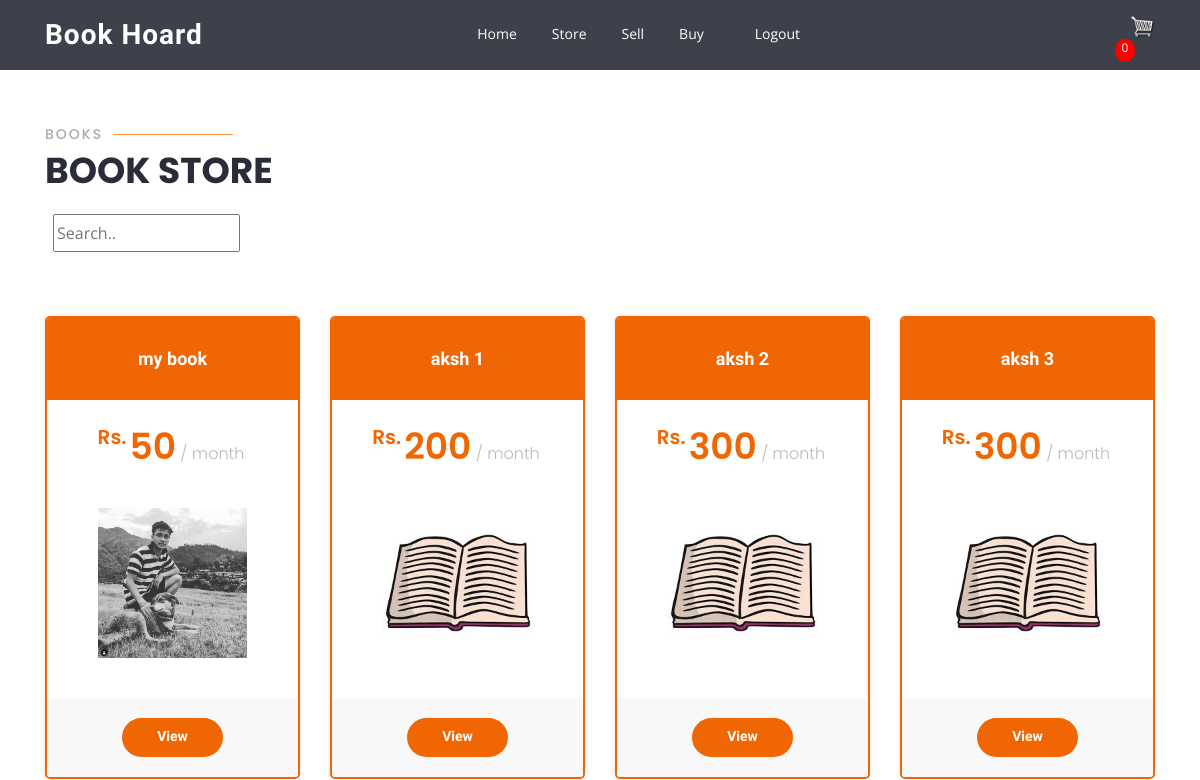
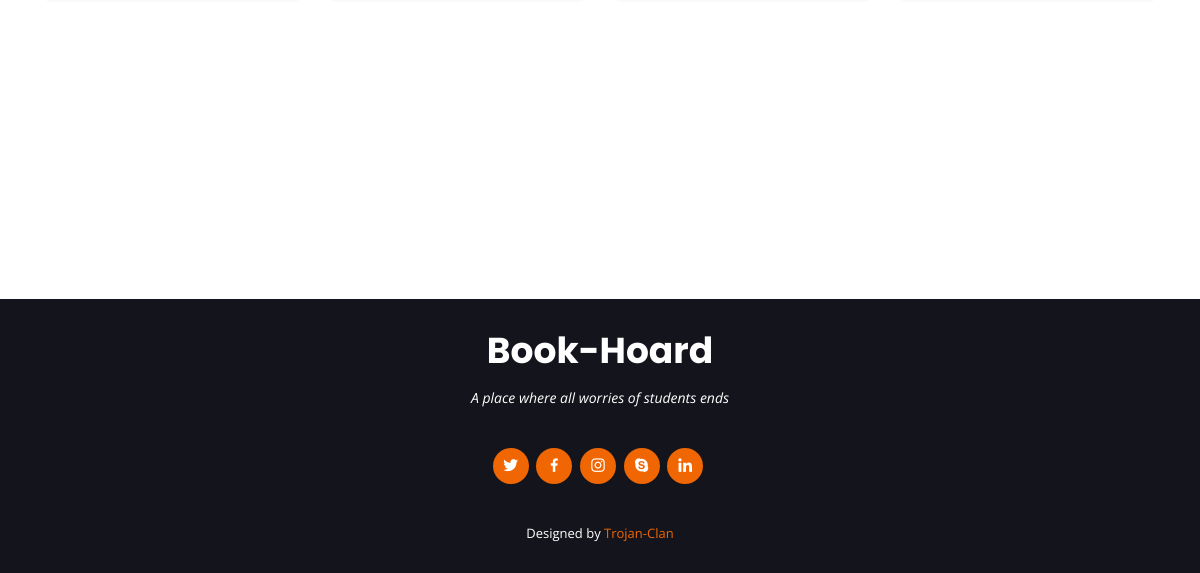
Before: /store/ (signed in) with the older database file (2 pictures, top to bottom).
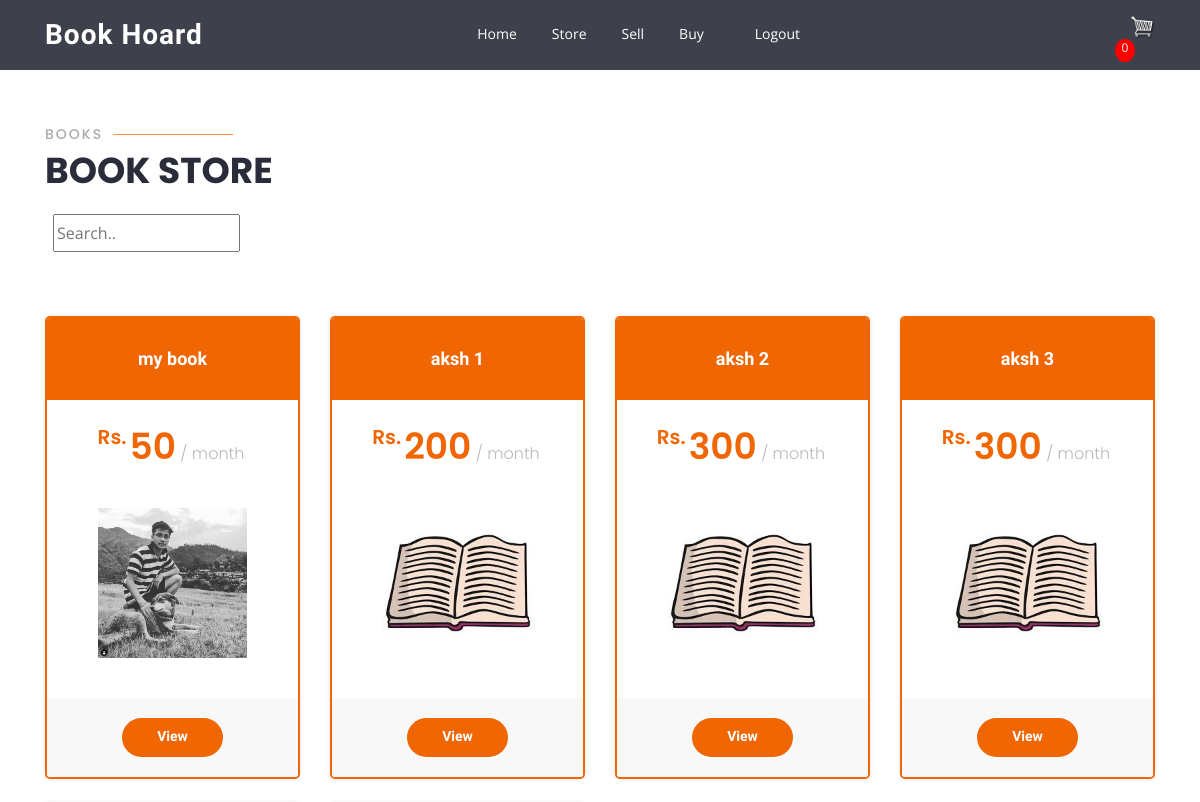
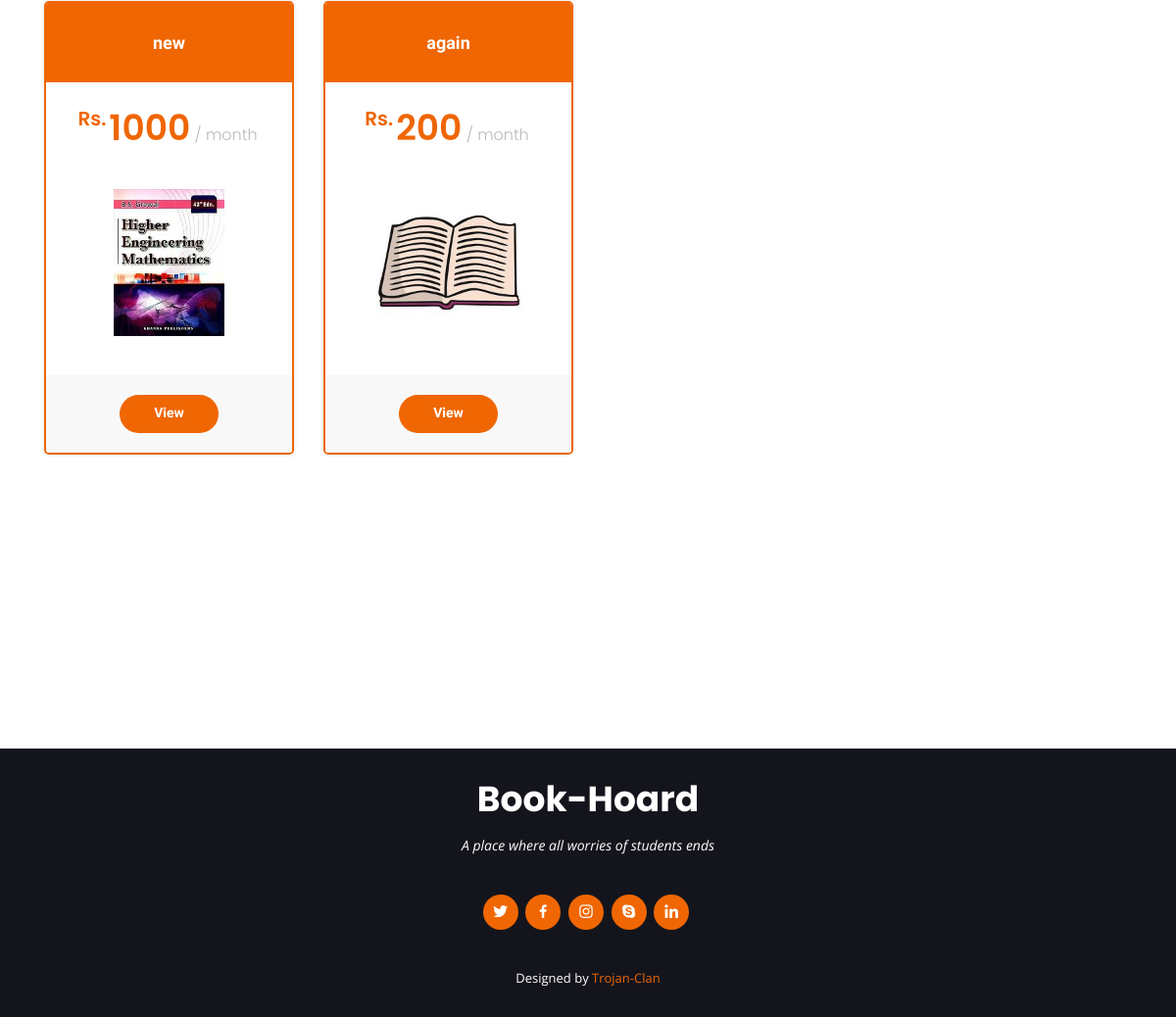
After: the same page with the newer database file (2 pictures, top to bottom).
### hoard/models.py (models this page shows, shortened)
class Product(models.Model):
    TYPE = [
            ('Sell','Sell'),
            ('Rent','Rent'),
            ('Sell or Rent','Sell or Rent'),
    ]
    Category = [
            ('Gate','Gate'),
            ('Novel','Novel'),
            ('1st year','1st year'),
            ('2nd year','2nd year'),
            ('3rd year','3rd year'),
            ('4th year','4th year'),
            ('5th year','5th year'),
            ('All','Other'),
    ]
    Subject = [
            ('Math','Math'),
            ('Physics','Physics'),
            ('Chemistry ','Chemistry '),
            ('C ','C '),
            ('Engineering','Engineering'),
            ('All','Other'),
    ]
    owner        =  models.ForeignKey(User, on_delete=models.CASCADE)
    title        =  models.CharField(max_length = 25)
    type         =  models.CharField(max_length = 12, choices = TYPE, default = 'Sell')
    category     =  models.CharField(max_length = 12, choices = Category, default = 'Gate')
    sub          =  models.CharField(max_length = 12, choices = Subject, default = 'Math')
    price        =  models.IntegerField()
    description  =  models.TextField(default="No Description Given")
    image        =  models.ImageField(default='default.jpeg', upload_to='product')
    is_available =  models.BooleanField(default=True)

### hoard/views.py (the view)
# urls.py: path('store/', views.store, name = 'store'),
def store(request):
    products = Product.objects.filter(~Q(owner = request.user),is_available=True)
    try:
        order = Order.objects.get(customer=request.user,complete=False)
        for product in order.products.all():
            if product.is_available == False:
                order.products.remove(product)
        context =  {'products':products,'cust':'cust','cartItems': order.cart_items()}
    except ObjectDoesNotExist:
        order = None
        context =  {'products':products,'cust':'cust','cartItems':0}
    return render(request, 'hoard/store.html', context)

### hoard/models.py (called while the page is built)
    def __str__(self):
        return self.username

### hoard/templates/hoard/store.html (shortened to what this page needs)
{% extends 'hoard/main.html'%}
{% block content %}
<section class="pricing">
  <div class="container">
    <div class="section-title" data-aos="zoom-out">
      <h2>Books</h2>
      <p>Book Store</p>
      <div class="ak-filters">
      <input class="mt-3 mx-2" id="aksearch" type="text" placeholder="Search..">
      </div>
    </div>
    <div id="list" class="row">
      {% for book in products %}
      <div id="me" class="col-lg-3 col-md-6 mt-4">
        <div class="box featured" data-aos="zoom-in">
          <h3>{{book.title}}</h3>
          <h4><sup>Rs.</sup>{{book.price}}<span> / month</span></h4>
          <img class="product-image" src="{{ book.image.url }}" height="170px" alt="">
          <div class="btn-wrap">
            <a href="{% url 'product-detail' book.id %}" class="btn-buy">View</a>
          </div>
        </div>
      </div>
      {% endfor %}
    </div>
  </div>
</section>
{% endblock %}

### hoard/templates/hoard/main.html (shortened to what this page needs)
{% load static %}
<!DOCTYPE html>
<html lang="en">
<head>
  <link href="{% static '/css/bootstrap.min.css' %}" rel="stylesheet">
  <link href="{% static '/css/icofont.min.css' %}" rel="stylesheet">
  <link href="{% static '/css/boxicons.min.css' %}" rel="stylesheet">
  <link href="{% static '/css/animate.min.css' %}" rel="stylesheet">
  <link href="{% static '/css/remixicon.css' %}" rel="stylesheet">
  <link href="{% static '/css/line-awesome.min.css' %}" rel="stylesheet">
  <link href="{% static '/css/venobox.css' %}" rel="stylesheet">
  <link href="{% static '/css/owl.carousel.min.css' %}" rel="stylesheet">
  <link href="{% static '/css/aos.css' %}" rel="stylesheet">
  <link href="{% static '/css/style.css' %}" rel="stylesheet">
</head>
<body>
  <header id="header" class="fixed{{top}} d-flex align-items-center  {{header}} ">
    <div id="ak-pc-cart" class="container d-flex align-items-center">
      <div class="logo mr-auto">
        <h1 class="text-light"><a href="index.html">Book Hoard</a></h1>
      </div>
      <nav class="nav-menu d-none d-lg-block">
        <ul>
          <li><a href="{% url 'home' %}">Home</a></li>
            {% if not user.is_authenticated %}
              {% if top %}
            <li><a href="#pricing">Recent</a></li>
            <li><a href="#about">About</a></li>
            <li><a href="#team">Team</a></li>
            <li><a href="#contact">Contact</a></li>
              {% endif %}
            <li><a href="{% url 'login' %}">Login</a></li>
            <li><a href="{% url 'register' %}">Register</a></li>
            {% else %}
            <li><a href="{% url 'store' %}">Store</a></li>
            <li><a href="{% url 'product-create' %}">Sell</a></li>
            <li class="drop-down"><a href="">Buy</a>
          </li>
          <li><a href="{% url 'logout' %}">Logout</a></li>
          {% endif %}
        </ul>
      </nav>
      <div id="ak-phone-cart">
        {% if cust %}
        {% if user.is_authenticated %}
        <div class="cart-margin">
          <a href="{% url 'cart' %}">
            <img id="cart-icon" src="{% static 'image/cart.png' %}" alt="">
            <p id="cart-total">{% include "hoard/cart_var.html" %}</p>
          </a>
        </div>
        {% endif %}
        {% endif %}
      </div>
    </div>
  </header>
{% block content%} {% endblock %}
<footer id="footer">
  <div class="container">
    <h3>Book-Hoard</h3>
    <p>A place where all worries of students ends</p>
    <div class="social-links">
      <a href="#" class="twitter"><i class="bx bxl-twitter"></i></a>
      <a href="#" class="facebook"><i class="bx bxl-facebook"></i></a>
      <a href="#" class="instagram"><i class="bx bxl-instagram"></i></a>
      <a href="#" class="google-plus"><i class="bx bxl-skype"></i></a>
      <a href="#" class="linkedin"><i class="bx bxl-linkedin"></i></a>
    </div>
    <div class="credits">
      Designed by <a href="https://bootstrapmade.com/">Trojan-Clan</a>
    </div>
  </div>
</footer>
</body>
</html>

### hoard/templates/hoard/cart_var.html
{{cartItems}}

### hoard/static/css/style.css (style rules this page uses)
.product-image { margin: 10px 5px; padding: 10px 5px; }
.cart-margin { margin: 20px 0px 0px 300px; }
#cart-icon { width:25px; display: inline-block; margin-left: 15px; }
#cart-total { display: block; text-align: center; color:#fff; background-color: red; width: 20px; height: 23px; border-radius: 50%; font-size: 12px; }
input { line-height: 2; }
body { font-family: "Open Sans", sans-serif; color: #444444; }
a { color: #ef6603; }
h1, h2, h3, h4, h5, h6 { font-family: "Raleway", sans-serif; }
#header { height: 70px; transition: all 0.5s; z-index: 997; transition: all 0.5s; background: rgba(42, 44, 57, 0.9); }
#header .logo h1 { font-size: 28px; margin: 0; padding: 0; line-height: 1; font-weight: 700; letter-spacing: 1px; }
#header .logo h1 a, #header .logo h1 a:hover { color: #fff; text-decoration: none; }
.nav-menu, .nav-menu * { margin: 0; padding: 0; list-style: none; }
.nav-menu > ul > li { position: relative; white-space: nowrap; float: left; }
.nav-menu a { display: block; position: relative; color: #fff; padding: 5px 15px 7px 15px; margin-left: 5px; transition: 0.3s; font-size: 14px; border-radius: 50px; font-family: "Open Sans", sans-serif; }
.nav-menu .drop-down > a:after { content: "\ea99"; font-family: IcoFont; padding-left: 5px; }
.mobile-nav { position: fixed; top: 55px; right: 15px; bottom: 15px; left: 15px; z-index: 9999; overflow-y: auto; background: #fff; transition: ease-in-out 0.2s; opacity: 0; visibility: hidden; border-radius: 10px; padding: 10px 0; }
.mobile-nav * { margin: 0; padding: 0; list-style: none; }
.mobile-nav a { display: block; position: relative; color: #2a2c39; padding: 10px 20px; font-weight: 500; outline: none; }
.mobile-nav .drop-down > a:after { content: "\ea99"; font-family: IcoFont; padding-left: 10px; position: absolute; right: 15px; }
.mobile-nav .drop-down > a { padding-right: 35px; }
section { padding: 60px 0; overflow: hidden; }
.section-title { padding-bottom: 40px; }
.section-title h2 { font-size: 14px; font-weight: 500; padding: 0; line-height: 1px; margin: 0 0 5px 0; letter-spacing: 2px; text-transform: uppercase; color: #aaaaaa; font-family: "Poppins", sans-serif; }
.section-title h2::after { content: ""; width: 120px; height: 1px; display: inline-block; background: #fd9042; margin: 4px 10px; }
.section-title p { margin: 0; margin: 0; font-size: 36px; font-weight: 700; text-transform: uppercase; font-family: "Poppins", sans-serif; color: #2a2c39; }
.pricing .box { padding: 20px; background: #fff; text-align: center; box-shadow: 0px 0px 4px rgba(0, 0, 0, 0.12); border-radius: 5px; position: relative; overflow: hidden; }
.pricing h3 { font-weight: 400; margin: -20px -20px 25px -20px; padding: 30px 15px; font-size: 18px; font-weight: 600; color: #777777; background: #f8f8f8; }
.pricing h4 { font-size: 36px; color: #ef6603; font-weight: 600; font-family: "Poppins", sans-serif; margin-bottom: 20px; }
.pricing h4 sup { font-size: 20px; top: -15px; left: -3px; }
.pricing h4 span { color: #bababa; font-size: 16px; font-weight: 300; }
.pricing .btn-wrap { margin: 20px -20px -20px -20px; padding: 20px 15px; background: #f8f8f8; text-align: center; }
.pricing .btn-buy { background: #ef6603; display: inline-block; padding: 8px 35px 10px 35px; border-radius: 50px; color: #fff; transition: none; font-size: 14px; font-weight: 400; font-family: "Raleway", sans-serif; font-weight: 600; transition: 0.3s; }
.pricing .featured { border: 2px solid #ef6603; }
.pricing .featured h3 { color: #fff; background: #ef6603; }
#footer { background: #14151c; color: #fff; font-size: 14px; text-align: center; padding: 30px 0; }
#footer h3 { font-size: 36px; font-weight: 700; color: #fff; position: relative; font-family: "Poppins", sans-serif; padding: 0; margin: 0 0 15px 0; }
#footer p { font-size: 15; font-style: italic; padding: 0; margin: 0 0 40px 0; }
#footer .social-links { margin: 0 0 40px 0; }
#footer .social-links a { font-size: 18px; display: inline-block; background: #ef6603; color: #fff; line-height: 1; padding: 8px 0; margin-right: 4px; border-radius: 50%; text-align: center; width: 36px; height: 36px; transition: 0.3s; }
#footer .credits { font-size: 13px; }

Changed rows visible on the page:
added Product: title "new", price "1000", image (picture)
added Product: title "again", price "200", image (placeholder picture)
